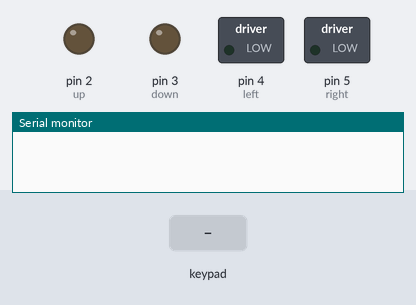
The sketch below on a simulated Arduino Uno, built with avr-gcc and run on an emulated ATmega328P. Shown: switched loads named in the sketch (green lamp = pin HIGH), output pins drawn as LEDs (lit = HIGH), the last lines printed to the serial monitor. The inputs (shaded band) are chosen by the test bench.

Above: at 1.2 s.
1.3 s: key 'U' pressed
At 1.5 s:
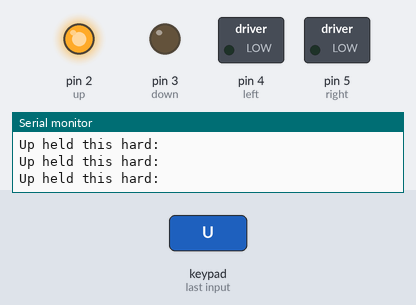
3.2 s: key 'D' pressed
At 3.4 s:
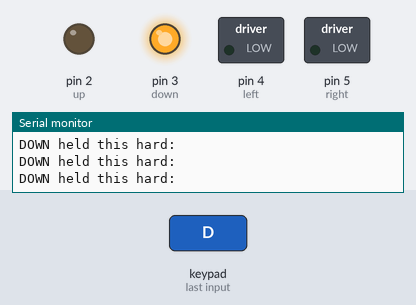
5.1 s: key 'L' pressed
At 5.3 s:
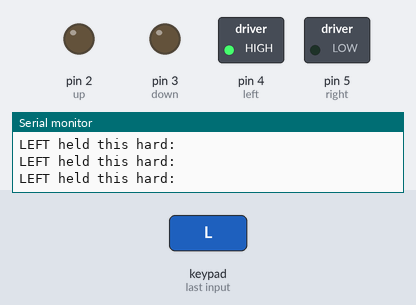
7.0 s: key 'R' pressed
At 7.21 s:
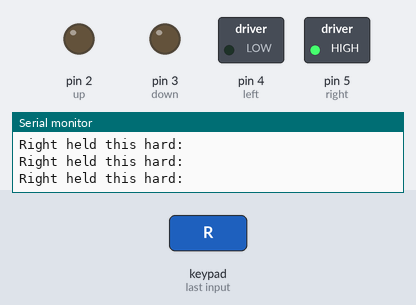
Timing chart, 0 to 9.9 s (numbered marks = the images above; inputs shaded):
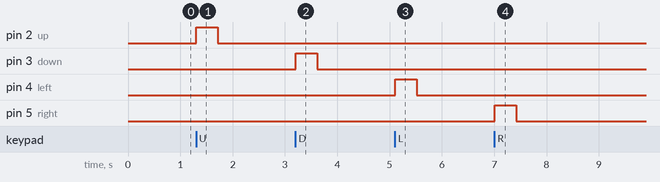

The sketch:

ps2_control.ino
```cpp
/*
 ps2手柄中继控制器

 * BY: Malu
 * https://malu.me
 * 2019.2.25

*/

#include <PS2X_lib.h>

// UNO版本引脚
#define up 2
#define down 3
#define left 4
#define right 5
// 接收机引脚
#define PS2_DAT 13
#define PS2_CMD 12
#define PS2_CS 11
#define PS2_CLK 10

// // NODEMCU版本引脚
// #define up D5
// #define down D6
// #define left D7
// #define right D8
// // 接收机引脚
// #define PS2_DAT D1
// #define PS2_CMD D2
// #define PS2_CS  D3
// #define PS2_CLK D4

// // D1版本引脚
// #define up D2
// #define down D3
// #define left D4
// #define right D5
// // 接收机引脚
// #define PS2_DAT D13
// #define PS2_CMD D12
// #define PS2_CS  D11
// #define PS2_CLK D10

/******************************************************************
   select modes of PS2 controller:
     - pressures = analog reading of push-butttons
     - rumble    = motor rumbling
   uncomment 1 of the lines for each mode selection
 ******************************************************************/
#define pressures false
#define rumble false

PS2X ps2x; // create PS2 Controller Class

int R_RUN_SPEED = 0; // 推进速度
int R_LR = 0;        // 转向速度
int L_RUN_SPEED = 0; // 推进速度
int L_LR = 0;        // 转向速度

#define Y_MID 128
#define SILL 64

bool up_down_tag = false;
bool left_right_tag = false;

int MLOW = HIGH;
int MHIGH = LOW;

void setup()
{
    Serial.begin(115200);

    int error = 0;
    do
    {
        error = ps2x.config_gamepad(PS2_CLK, PS2_CMD, PS2_CS, PS2_DAT, pressures, rumble);
        if (error == 0)
        {
            break;
        }
        else if (error == 1)
        {
            Serial.println("No controller found, check wiring, see readme.txt to enable debug. visit www.billporter.info for troubleshooting tips");
        }
        else if (error == 2)
        {
            Serial.println("Controller found but not accepting commands. see readme.txt to enable debug. Visit www.billporter.info for troubleshooting tips");
        }
        else if (error == 3)
        {
            Serial.println("Controller refusing to enter Pressures mode, may not support it. ");
        }
        else
        {
            Serial.println("Unknown error");
        }
        delay(100);
    } while (1);

    // 电机驱动引脚初始化
    pinMode(up, OUTPUT);
    pinMode(down, OUTPUT);
    pinMode(left, OUTPUT);
    pinMode(right, OUTPUT);
}

void loop()
{

    ps2x.read_gamepad(false, 0); //read controller and set large motor to spin at 'vibrate' speed

    // 左边按键群
    if (ps2x.Button(PSB_PAD_UP))
    { //will be TRUE as long as button is pressed
        Serial.println("Up held this hard: ");
        digitalWrite(up, MLOW);
    }
    else if (ps2x.ButtonReleased(PSB_PAD_UP))
    {
        Serial.println("Up Button Released!");
        digitalWrite(up, MHIGH);
    }

    if (ps2x.Button(PSB_PAD_DOWN))
    {
        Serial.println("DOWN held this hard: ");
        digitalWrite(down, MLOW);
    }
    else if (ps2x.ButtonReleased(PSB_PAD_DOWN))
    {
        Serial.println("DOWN Button Released!");
        digitalWrite(down, MHIGH);
    }

    if (ps2x.Button(PSB_PAD_RIGHT))
    {
        Serial.println("Right held this hard: ");
        digitalWrite(right, MLOW);
    }
    else if (ps2x.ButtonReleased(PSB_PAD_RIGHT))
    {
        Serial.println("Right Button Released!");
        digitalWrite(right, MHIGH);
    }

    if (ps2x.Button(PSB_PAD_LEFT))
    {
        Serial.println("LEFT held this hard: ");
        digitalWrite(left, MLOW);
    }
    else if (ps2x.ButtonReleased(PSB_PAD_LEFT))
    {
        Serial.println("LEFT Button Released!");
        digitalWrite(left, MHIGH);
    }

    // 右边按键群
    if (ps2x.Button(PSB_TRIANGLE)) // 上 三角
    {                              //will be TRUE as long as button is pressed
        Serial.println(" ▲ Triangle pressed");
        digitalWrite(up, MLOW);
    }
    else if (ps2x.ButtonReleased(PSB_TRIANGLE))
    {
        Serial.println(" ▲ Triangle Button Released!");
        digitalWrite(up, MHIGH);
    }

    if (ps2x.Button(PSB_CROSS)) // 下 叉
    {
        Serial.println(" ✗ PSB_CROSS pressed");
        digitalWrite(down, MLOW);
    }
    else if (ps2x.ButtonReleased(PSB_CROSS))
    {
        Serial.println(" ✗ PSB_CROSS Button Released!");
        digitalWrite(down, MHIGH);
    }

    if (ps2x.Button(PSB_CIRCLE)) // 右 圈
    {
        Serial.println(" ○ PSB_CIRCLE pressed");
        digitalWrite(right, MLOW);
    }
    else if (ps2x.ButtonReleased(PSB_CIRCLE))
    {
        Serial.println(" ○ PSB_CIRCLE Button Released!");
        digitalWrite(right, MHIGH);
    }

    if (ps2x.Button(PSB_SQUARE)) // 左 正方
    {
        Serial.println(" □ PSB_SQUARE pressed");
        digitalWrite(left, MLOW);
    }
    else if (ps2x.ButtonReleased(PSB_SQUARE))
    {
        Serial.println(" □ PSB_SQUARE Button Released!");
        digitalWrite(left, MHIGH);
    }

    // 摇杆控制器 start
    R_RUN_SPEED = map(constrain((int)ps2x.Analog(PSS_RY), 0, 255), 0, 255, 255, 0);
    R_LR = map(constrain((int)ps2x.Analog(PSS_RX), 0, 255), 0, 255, 255, 0);
    L_RUN_SPEED = map(constrain((int)ps2x.Analog(PSS_LY), 0, 255), 0, 255, 255, 0);
    L_LR = map(constrain((int)ps2x.Analog(PSS_LX), 0, 255), 0, 255, 255, 0);

    if ((Y_MID + SILL) < R_RUN_SPEED || (Y_MID + SILL) < L_RUN_SPEED) // 上
    {
        up_down_tag = true;
        digitalWrite(up, MLOW);
    }
    else if ((Y_MID - SILL) > R_RUN_SPEED || (Y_MID - SILL) > L_RUN_SPEED) // 下
    {
        up_down_tag = true;
        digitalWrite(down, MLOW);
    }
    else
    {
        if (up_down_tag)
        {
            digitalWrite(up, MHIGH);
            digitalWrite(down, MHIGH);
            up_down_tag = false;
        }
    }

    if ((Y_MID + 5) < R_LR || (Y_MID + 5) < L_LR) // 左
    {
        left_right_tag = true;
        digitalWrite(left, MLOW);
    }
    else if ((Y_MID - 5) > R_LR || (Y_MID - 5) > L_LR) // 右
    {
        left_right_tag = true;
        digitalWrite(right, MLOW);
    }
    else
    {
        if (left_right_tag)
        {
            digitalWrite(left, MHIGH);
            digitalWrite(right, MHIGH);
            left_right_tag = false;
        }
    }

    Serial.println();
    delay(10);
}
```

Measured:
- after the input at 1.3 s, pin 2 (up): LOW → HIGH at once, → LOW 0.41 s later
- after the input at 3.2 s, pin 3 (down): LOW → HIGH at once, → LOW 0.41 s later
- after the input at 5.1 s, pin 4 (left): LOW → HIGH at once, → LOW 0.41 s later
- after the input at 7.0 s, pin 5 (right): LOW → HIGH at once, → LOW 0.41 s later
